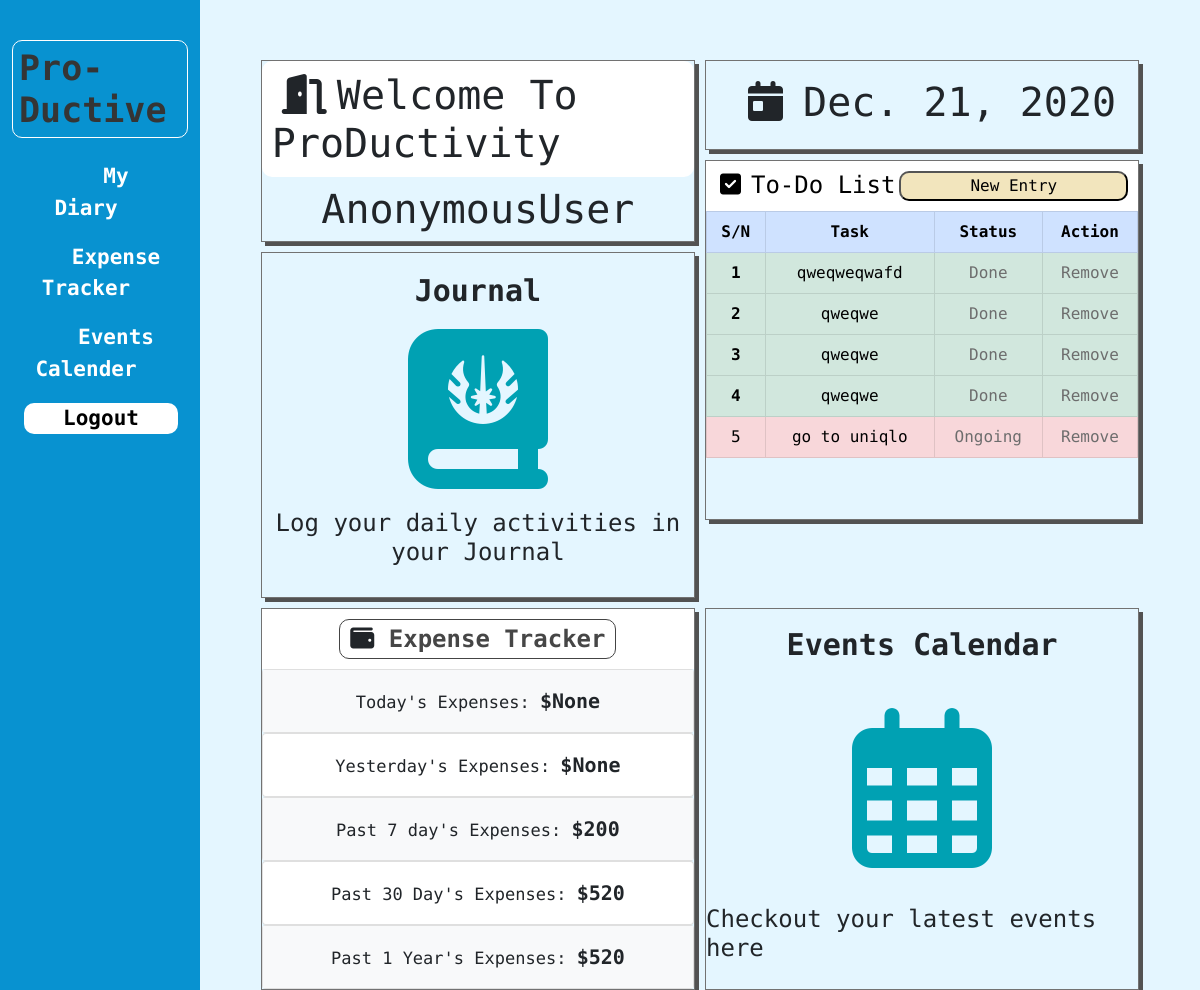
The page / on the database its author committed.
### todo/models.py (models this page shows, shortened)
class List(models.Model):
    item = models.CharField(max_length=200)
    completed = models.BooleanField(default=False)

### dashboard/views.py (the view)
# urls.py: path('', views.index, name='index'),
def index(request):
    user = request.user
    today = datetime.now().date()
    now = datetime.now()
    dt_string = now.strftime("%H:%M:%S")
    yesterday = today - timedelta(1)
    seven = today - timedelta(7)
    thirty = today - timedelta(30)
    year = today - timedelta(365)
    tc = Expenses.objects.filter(date=today).aggregate(Sum('cost'))
    yc = Expenses.objects.filter(date=yesterday).aggregate(Sum('cost'))
    sc = Expenses.objects.filter(
        date__gte=seven, date__lte=today).aggregate(Sum('cost'))
    thc = Expenses.objects.filter(
        date__gte=thirty, date__lte=today).aggregate(Sum('cost'))
    yrc = Expenses.objects.filter(
        date__gte=year, date__lte=today).aggregate(Sum('cost'))
    entries = Expenses.objects.order_by('-notedate')
    if request.method == "POST":
        form_data = ListForm(request.POST)
        if form_data.is_valid():
            form_data.save()
    todo_list = List.objects.all
    todo_form = ListForm()
    context = {'today': today, 'tc': tc,
               'yc': yc, "sc": sc, "thc": thc, 'yrc': yrc, "entries": entries, 'dt_string': dt_string, "todo_list": todo_list, 'todo_form': todo_form, 'user': user}
    return render(request, 'dashboard/index.html', context)

### dashboard/templates/dashboard/index.html (shortened to what this page needs)
{% extends 'dashboard/base.html' %}
{%block body%}
<div class="main-grid">
  <div class="item one">
    <h1 class="welcome-msg"><i class="fas fa-door-open"></i>Welcome To ProDuctivity</h1>
    <h1>{{user}}</h1>
  </div>
  <div class="item two">
    <div class="diary-icon">
      <h3>Journal</h3>
      <a href="/diary"><i class="fas fa-journal-whills fa-10x"></i></a>
    </div>
    <div>
      <h4>Log your daily activities in your Journal</h4>
    </div>
  </div>
  <div class="item three">
    <div class="exp-header">
      <h4><i class="fas fa-wallet"></i> <a href="/expensetracker">Expense Tracker</a> </h4>
    </div>
    <div class="card">
      <div class="card-body bg-light">
        <span class="exp-head">Today's Expenses: </span>
        <span class="exp-bod">${{tc.cost__sum}}</span>
      </div>
    </div>
    <div class="card">
      <div class="card-body">
        <span class="exp-head">Yesterday's Expenses: </span>
        <span class="exp-bod">${{yc.cost__sum}}</span>
      </div>
    </div>
    <div class="card">
      <div class="card-body bg-light">
        <span class="exp-head">Past 7 day's Expenses: </span>
        <span class="exp-bod">${{sc.cost__sum}}</span>
      </div>
    </div>
    <div class="card">
      <div class="card-body">
        <span class="exp-head">Past 30 Day's Expenses: </span>
        <span class="exp-bod">${{thc.cost__sum}}</span>
      </div>
    </div>
    <div class="card">
      <div class="card-body bg-light">
        <span class="exp-head">Past 1 Year's Expenses: </span>
        <span class="exp-bod">${{yrc.cost__sum}}</span>
      </div>
    </div>
  </div>
  <div class="item four">
    <h1><i class="fas fa-calendar-day"></i>{{today}}</h1>
  </div>
  <div class="item five">
    <div class="todo-header">
      <h4><i class="fas fa-check-square"></i>To-Do List</h4>
      <button class="todo-btn" data-bs-toggle="modal" data-bs-target="#todoModal">
        New Entry
      </button>
    </div>
    <table class="table table-bordered">
      <thead>
        <tr class="table-primary">
          <th class="text-center" scope="col">S/N</th>
          <th class="text-center" scope="col">Task</th>
          <th class="text-center" scope="col">Status</th>
          <th class="text-center" scope="col">Action</th>
        </tr>
      </thead>
      <tbody>
        {%for entry in todo_list%}
        {% if entry.completed %}
        <tr class="table-success">
          <th class="text-center" scope="row">{{forloop.counter}}</th>
          <td class="text-center">{{entry.item}}</td>
          <td class="text-center"> <a href="{% url 'dashboard:uncross' entry.id %}">Done</a> </td>
          <td class="text-center"><a href="{% url 'dashboard:delete' entry.id %}">Remove</a></td>
        </tr>
        {%else%}
        <tr class="table-danger">
          <td class="text-center" scope="row">{{forloop.counter}}</th>
          <td class="text-center">{{entry.item}}</td>
          <td class="text-center"><a href="{% url 'dashboard:cross' entry.id %}">Ongoing</a></td>
          <td class="text-center"><a href="{% url 'dashboard:delete' entry.id %}">Remove</a></td>
        </tr>
        {%endif%}
        {%endfor%}
      </tbody>
    </table>
  </div>
  <div class="item six">
    <h3>Events Calendar</h3>
    <div class="cal-icon"><a href="/calendar">
        <i class="far fa-calendar-alt fa-10x"></i>
      </a>
    </div>
    <div>
      <h4>Checkout your latest events here</h4>
    </div>
  </div>
  {%endblock%}

### dashboard/static/css/style.css (style rules this page uses)
body { display: flex; box-sizing: border-box; }
.main-grid { font-family: 'Space Mono', monospace; margin:60px auto 0 auto; max-height: 80%; width: 90%; display: grid; grid-gap:10px; grid-template-columns: repeat(2,1fr); grid-template-areas: "one four" "one five" "two five" "two five" "three six" "three six" "three six"; }
.item { border:1px solid rgb(114, 114, 114); }
.one { grid-area: one; grid-column: 1 / 2; background-color:#e4f6ff; display: flex; flex-direction: column; align-items: center; justify-content: center; box-shadow: 4px 4px rgb(82, 82, 82); }
.fa-door-open { margin: 0 10px; }
.two { grid-area: two; grid-column: 1; display: flex; flex-direction: column; justify-content:space-around; align-items: center; box-shadow: 4px 4px rgb(82, 82, 82); }
.diary-icon { margin: 20px auto; }
.diary-icon h3 { font-weight: 700; text-align: center; font-size: 30px; margin-bottom: 20px; }
.two h4 { text-align: center; margin-bottom: 30px; }
.diary-icon a { text-decoration: none; color: #00a1b3; }
.three { grid-area: three; grid-column: 1; box-shadow: 4px 4px rgb(82, 82, 82); }
.four { grid-area: four; grid-column: 2; display: flex; justify-content: center; align-items: center; flex-direction: column; box-shadow: 4px 4px rgb(82, 82, 82); }
.fa-calendar-day { margin: 20px 20px; }
.five { min-height: 100px; max-height:360px ; grid-area: five; grid-column: 2; overflow: auto; overflow-y: scroll; box-shadow: 4px 4px rgb(82, 82, 82); }
.five .table { padding: 10px; }
.fa-check-square { margin: 0 10px; }
.six { grid-area: six; grid-column: 2; display: flex; flex-direction: column; justify-content: space-around; align-items: center; box-shadow: 4px 4px rgb(82, 82, 82); }
.six h3 { font-weight: 700; text-align: center; font-size: 30px; }
.cal-icon a { color: #00a1b3; display: flex; flex-direction: column; justify-content: center ; text-align: center; text-decoration: none; }
.exp-header { display: flex; justify-content: center ; background-color: white; }
.exp-header h4 { margin:10px 0; border: 1px solid rgb(68, 68, 68) ; border-radius: 10px; padding: 5px 10px; }
.exp-header a { text-decoration: none; color: rgb(70, 70, 70); font-weight: 700; }
.card-body { text-align: center; }
.exp-head { font-size: 17px; }
.exp-bod { font-weight: 700; font-size: 20px; }
.todo-header { display: flex; justify-content: space-between; background-color: white; }
.todo-header h4 { color: black; width: 200px; margin-top: 10px; text-align: center; border-radius: 10px; }
.todo-btn { width: 236px; border-radius: 10px; background-color: #F2E5BD; margin-top: 10px; margin-bottom: 10px; margin-right: 10px; }
.welcome-msg { padding: 10px; border-radius: 10px; background-color: white; }
.table td a { text-decoration: none; color: rgb(109, 109, 109); }

### rows shown on the page
List: item "qweqweqwafd"
List: item "qweqwe"
List: item "qweqwe"
List: item "qweqwe"
List: item "go to uniqlo"

### other values the page prints
{{ user }} "AnonymousUser"
{{ tc.cost__sum }} "None"
{{ yc.cost__sum }} "None"
{{ sc.cost__sum }} "200"
{{ thc.cost__sum }} "520"
{{ yrc.cost__sum }} "520"
